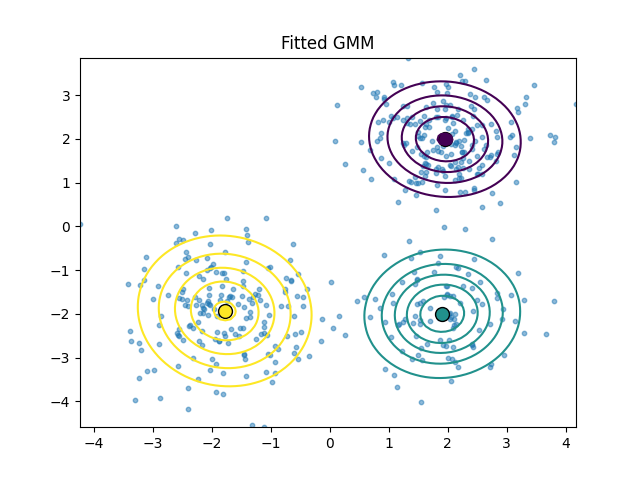

The Python source for this figure:
# import numpy as np
# import matplotlib.pyplot as plt
# from scipy.stats import multivariate_normal
# import matplotlib.cm as cm

# def generate_gmm_data(n_samples, means, covs, weights):
#     """
#     Generate synthetic data from a Gaussian Mixture Model.
    
#     Parameters:
#     -----------
#     n_samples : int
#         Number of samples to generate
#     means : array-like, shape (n_components, n_features)
#         Mean vectors for each Gaussian component
#     covs : array-like, shape (n_components, n_features, n_features)
#         Covariance matrices for each Gaussian component
#     weights : array-like, shape (n_components,)
#         Mixture weights for each component
        
#     Returns:
#     --------
#     X : array-like, shape (n_samples, n_features)
#         Generated data points
#     labels : array-like, shape (n_samples,)
#         Component labels for each data point
#     """
#     # TODO: Implement GMM data generation
#     # 1. Normalize weights to sum to 1
#     # 2. Determine how many samples to generate from each component
#     # 3. Generate samples from each Gaussian component
#     # 4. Return the samples and their true component labels
    
#     return None, None

# def initialize_gmm_params(X, n_components, init_method='random'):
#     """
#     Initialize GMM parameters.
    
#     Parameters:
#     -----------
#     X : array-like, shape (n_samples, n_features)
#         Training data
#     n_components : int
#         Number of Gaussian components
#     init_method : str
#         Initialization method ('random' or 'kmeans')
        
#     Returns:
#     --------
#     weights : array-like, shape (n_components,)
#         Initial mixture weights
#     means : array-like, shape (n_components, n_features)
#         Initial component means
#     covs : array-like, shape (n_components, n_features, n_features)
#         Initial component covariance matrices
#     """
#     # TODO: Implement parameter initialization
#     # 1. Initialize weights uniformly
#     # 2. Initialize means either randomly or using k-means
#     # 3. Initialize covariance matrices
    
#     return None, None, None

# def compute_responsibilities(X, weights, means, covs):
#     """
#     E-step: Compute the posterior probabilities (responsibilities) of each component.
    
#     Parameters:
#     -----------
#     X : array-like, shape (n_samples, n_features)
#         Training data
#     weights : array-like, shape (n_components,)
#         Mixture weights
#     means : array-like, shape (n_components, n_features)
#         Component means
#     covs : array-like, shape (n_components, n_features, n_features)
#         Component covariance matrices
        
#     Returns:
#     --------
#     resp : array-like, shape (n_samples, n_components)
#         Responsibilities of each component for each sample
#     log_likelihood : float
#         Log-likelihood of the data
#     """
#     # TODO: Implement the E-step of the EM algorithm
#     # 1. Compute the weighted probability of each sample under each Gaussian component
#     # 2. Normalize to get posterior probabilities (responsibilities)
#     # 3. Compute the log-likelihood of the data
    
#     return None, None

# def logsumexp(a, axis=None):
#     """
#     Compute log(sum(exp(a), axis=axis)) in a numerically stable way.
#     """
#     # TODO: Implement a numerically stable version of logsumexp
#     # (Hint: Subtract the maximum value before taking exp to avoid overflow)
    
#     return None

# def update_parameters(X, resp):
#     """
#     M-step: Update the GMM parameters using the current responsibilities.
    
#     Parameters:
#     -----------
#     X : array-like, shape (n_samples, n_features)
#         Training data
#     resp : array-like, shape (n_samples, n_components)
#         Responsibilities
        
#     Returns:
#     --------
#     weights : array-like, shape (n_components,)
#         Updated mixture weights
#     means : array-like, shape (n_components, n_features)
#         Updated component means
#     covs : array-like, shape (n_components, n_features, n_features)
#         Updated component covariance matrices
#     """
#     # TODO: Implement the M-step of the EM algorithm
#     # 1. Compute the effective number of points assigned to each component
#     # 2. Update weights based on the sum of responsibilities
#     # 3. Update means using weighted average of data points
#     # 4. Update covariance matrices
    
#     return None, None, None

# def fit_gmm(X, n_components, max_iter=100, tol=1e-3, init_method='random', verbose=False):
#     """
#     Fit a Gaussian Mixture Model to the data using the EM algorithm.
    
#     Parameters:
#     -----------
#     X : array-like, shape (n_samples, n_features)
#         Training data
#     n_components : int
#         Number of Gaussian components
#     max_iter : int, default=100
#         Maximum number of EM iterations
#     tol : float, default=1e-3
#         Convergence threshold for log-likelihood
#     init_method : str, default='random'
#         Initialization method ('random' or 'kmeans')
#     verbose : bool, default=False
#         Whether to print progress during fitting
        
#     Returns:
#     --------
#     weights : array-like, shape (n_components,)
#         Fitted mixture weights
#     means : array-like, shape (n_components, n_features)
#         Fitted component means
#     covs : array-like, shape (n_components, n_features, n_features)
#         Fitted component covariance matrices
#     log_likelihood_history : list
#         Log-likelihood at each iteration
#     resp : array-like, shape (n_samples, n_components)
#         Final responsibilities
#     """
#     # TODO: Implement the EM algorithm for fitting GMM
#     # 1. Initialize parameters
#     # 2. Iterate until convergence or max_iter:
#     #    a. E-step: Compute responsibilities
#     #    b. Check for convergence using log-likelihood
#     #    c. M-step: Update parameters
    
#     return None, None, None, None, None

# def plot_gmm_contours(X, weights, means, covs, ax=None, title=None):
#     """
#     Plot GMM contours over the data.
    
#     Parameters:
#     -----------
#     X : array-like, shape (n_samples, n_features)
#         Data points
#     weights : array-like, shape (n_components,)
#         Mixture weights
#     means : array-like, shape (n_components, n_features)
#         Component means
#     covs : array-like, shape (n_components, n_features, n_features)
#         Component covariance matrices
#     ax : matplotlib.axes.Axes, default=None
#         Axes object to plot on
#     title : str, default=None
#         Plot title
#     """
#     # TODO: Implement visualization of GMM components
#     # 1. Plot data points
#     # 2. Plot component means
#     # 3. Create contour plot to visualize the GMM density
    
#     return None

# def main():
#     """
#     Main function to demonstrate GMM parameter learning with EM algorithm.
#     """
#     # Set random seed for reproducibility
#     np.random.seed(42)
    
#     # TODO: Define true parameters and generate synthetic data
    
#     # TODO: Fit GMM with EM algorithm
    
#     # TODO: Visualize results and analyze
    
#     pass

# if __name__ == "__main__":
#     main()


import numpy as np
import matplotlib.pyplot as plt
from scipy.stats import multivariate_normal
import matplotlib.cm as cm
from scipy.special import logsumexp
from sklearn.cluster import KMeans

def generate_gmm_data(n_samples, means, covs, weights):
    weights = np.array(weights) / np.sum(weights)  # Normalize weights
    n_components = len(means)
    
    # Sample component assignments
    component_samples = np.random.choice(n_components, size=n_samples, p=weights)
    
    X = np.vstack([np.random.multivariate_normal(means[i], covs[i], (component_samples == i).sum())
                   for i in range(n_components)])
    labels = np.concatenate([[i] * (component_samples == i).sum() for i in range(n_components)])
    
    return X, labels

def initialize_gmm_params(X, n_components, init_method='random'):
    n_samples, n_features = X.shape
    weights = np.ones(n_components) / n_components
    
    if init_method == 'kmeans':
        kmeans = KMeans(n_clusters=n_components, n_init=10, random_state=42).fit(X)
        means = kmeans.cluster_centers_
    else:  # Random initialization
        means = X[np.random.choice(n_samples, n_components, replace=False)]
    
    covs = np.array([np.cov(X.T) + 1e-6 * np.eye(n_features) for _ in range(n_components)])
    
    return weights, means, covs

def compute_responsibilities(X, weights, means, covs):
    n_samples, n_components = X.shape[0], len(weights)
    log_probs = np.zeros((n_samples, n_components))
    
    for i in range(n_components):
        log_probs[:, i] = np.log(weights[i]) + multivariate_normal.logpdf(X, means[i], covs[i])
    
    log_likelihood = np.sum(logsumexp(log_probs, axis=1))
    responsibilities = np.exp(log_probs - logsumexp(log_probs, axis=1, keepdims=True))
    
    return responsibilities, log_likelihood

def update_parameters(X, resp):
    n_samples, n_features = X.shape
    n_components = resp.shape[1]
    
    Nk = resp.sum(axis=0)  # Effective number of points per component
    weights = Nk / n_samples
    means = (resp.T @ X) / Nk[:, np.newaxis]
    
    covs = np.zeros((n_components, n_features, n_features))
    for i in range(n_components):
        diff = X - means[i]
        covs[i] = (resp[:, i][:, np.newaxis] * diff).T @ diff / Nk[i] + 1e-6 * np.eye(n_features)
    
    return weights, means, covs

def fit_gmm(X, n_components, max_iter=100, tol=1e-3, init_method='random', verbose=False):
    weights, means, covs = initialize_gmm_params(X, n_components, init_method)
    log_likelihood_history = []
    
    for iteration in range(max_iter):
        resp, log_likelihood = compute_responsibilities(X, weights, means, covs)
        log_likelihood_history.append(log_likelihood)
        
        if iteration > 0 and abs(log_likelihood_history[-1] - log_likelihood_history[-2]) < tol:
            break
        
        weights, means, covs = update_parameters(X, resp)
        if verbose:
            print(f"Iteration {iteration+1}: Log-Likelihood = {log_likelihood:.4f}")
    
    return weights, means, covs, log_likelihood_history, resp

def plot_gmm_contours(X, weights, means, covs, ax=None, title=None):
    if ax is None:
        fig, ax = plt.subplots()
    
    ax.scatter(X[:, 0], X[:, 1], s=10, alpha=0.5)
    
    colors = cm.viridis(np.linspace(0, 1, len(means)))
    x, y = np.meshgrid(np.linspace(X[:, 0].min(), X[:, 0].max(), 100),
                        np.linspace(X[:, 1].min(), X[:, 1].max(), 100))
    xy = np.column_stack([x.ravel(), y.ravel()])
    
    for mean, cov, color in zip(means, covs, colors):
        z = multivariate_normal(mean, cov).pdf(xy).reshape(100, 100)
        ax.contour(x, y, z, levels=5, colors=[color])
        ax.scatter(*mean, color=color, s=100, edgecolors='k')
    
    if title:
        ax.set_title(title)
    
    plt.show()

def main():
    np.random.seed(42)
    true_means = np.array([[2, 2], [-2, -2], [2, -2]])
    true_covs = np.array([np.eye(2) * 0.5, np.eye(2) * 0.8, np.eye(2) * 0.6])
    true_weights = np.array([0.4, 0.4, 0.2])
    
    X, labels = generate_gmm_data(500, true_means, true_covs, true_weights)
    weights, means, covs, log_likelihood_history, resp = fit_gmm(X, 3, verbose=True)
    
    plot_gmm_contours(X, weights, means, covs, title="Fitted GMM")

if __name__ == "__main__":
    main()
